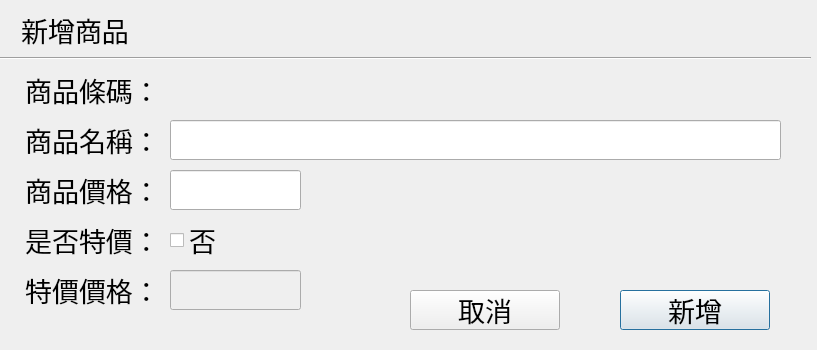
<?xml version="1.0" encoding="UTF-8"?>
<ui version="4.0">
 <class>AddNewProduct</class>
 <widget class="QDialog" name="AddNewProduct">
  <property name="geometry">
   <rect>
    <x>0</x>
    <y>0</y>
    <width>817</width>
    <height>350</height>
   </rect>
  </property>
  <property name="windowTitle">
   <string>Dialog</string>
  </property>
  <widget class="QLabel" name="label_2">
   <property name="geometry">
    <rect>
     <x>10</x>
     <y>10</y>
     <width>130</width>
     <height>40</height>
    </rect>
   </property>
   <property name="font">
    <font>
     <family>微軟正黑體</family>
     <pointsize>20</pointsize>
    </font>
   </property>
   <property name="text">
    <string>新增商品</string>
   </property>
   <property name="textFormat">
    <enum>Qt::AutoText</enum>
   </property>
   <property name="alignment">
    <set>Qt::AlignCenter</set>
   </property>
  </widget>
  <widget class="Line" name="line">
   <property name="geometry">
    <rect>
     <x>0</x>
     <y>50</y>
     <width>811</width>
     <height>16</height>
    </rect>
   </property>
   <property name="orientation">
    <enum>Qt::Horizontal</enum>
   </property>
  </widget>
  <widget class="QLabel" name="label_3">
   <property name="geometry">
    <rect>
     <x>10</x>
     <y>70</y>
     <width>165</width>
     <height>40</height>
    </rect>
   </property>
   <property name="font">
    <font>
     <family>微軟正黑體</family>
     <pointsize>20</pointsize>
    </font>
   </property>
   <property name="text">
    <string>商品條碼：</string>
   </property>
   <property name="textFormat">
    <enum>Qt::AutoText</enum>
   </property>
   <property name="alignment">
    <set>Qt::AlignCenter</set>
   </property>
  </widget>
  <widget class="QLabel" name="label_4">
   <property name="geometry">
    <rect>
     <x>10</x>
     <y>120</y>
     <width>165</width>
     <height>40</height>
    </rect>
   </property>
   <property name="font">
    <font>
     <family>微軟正黑體</family>
     <pointsize>20</pointsize>
    </font>
   </property>
   <property name="text">
    <string>商品名稱：</string>
   </property>
   <property name="textFormat">
    <enum>Qt::AutoText</enum>
   </property>
   <property name="alignment">
    <set>Qt::AlignCenter</set>
   </property>
  </widget>
  <widget class="QLabel" name="label_5">
   <property name="geometry">
    <rect>
     <x>10</x>
     <y>170</y>
     <width>165</width>
     <height>40</height>
    </rect>
   </property>
   <property name="font">
    <font>
     <family>微軟正黑體</family>
     <pointsize>20</pointsize>
    </font>
   </property>
   <property name="text">
    <string>商品價格：</string>
   </property>
   <property name="textFormat">
    <enum>Qt::AutoText</enum>
   </property>
   <property name="alignment">
    <set>Qt::AlignCenter</set>
   </property>
  </widget>
  <widget class="QLabel" name="label_6">
   <property name="geometry">
    <rect>
     <x>10</x>
     <y>220</y>
     <width>165</width>
     <height>40</height>
    </rect>
   </property>
   <property name="font">
    <font>
     <family>微軟正黑體</family>
     <pointsize>20</pointsize>
    </font>
   </property>
   <property name="text">
    <string>是否特價：</string>
   </property>
   <property name="textFormat">
    <enum>Qt::AutoText</enum>
   </property>
   <property name="alignment">
    <set>Qt::AlignCenter</set>
   </property>
  </widget>
  <widget class="QLabel" name="label_7">
   <property name="geometry">
    <rect>
     <x>10</x>
     <y>270</y>
     <width>165</width>
     <height>40</height>
    </rect>
   </property>
   <property name="font">
    <font>
     <family>微軟正黑體</family>
     <pointsize>20</pointsize>
    </font>
   </property>
   <property name="text">
    <string>特價價格：</string>
   </property>
   <property name="textFormat">
    <enum>Qt::AutoText</enum>
   </property>
   <property name="alignment">
    <set>Qt::AlignCenter</set>
   </property>
  </widget>
  <widget class="QLabel" name="product_code">
   <property name="geometry">
    <rect>
     <x>170</x>
     <y>70</y>
     <width>270</width>
     <height>40</height>
    </rect>
   </property>
   <property name="font">
    <font>
     <family>微軟正黑體 Light</family>
     <pointsize>20</pointsize>
    </font>
   </property>
   <property name="text">
    <string/>
   </property>
  </widget>
  <widget class="QLineEdit" name="product_name">
   <property name="geometry">
    <rect>
     <x>170</x>
     <y>120</y>
     <width>611</width>
     <height>40</height>
    </rect>
   </property>
   <property name="font">
    <font>
     <family>微軟正黑體 Light</family>
     <pointsize>18</pointsize>
    </font>
   </property>
   <property name="text">
    <string/>
   </property>
  </widget>
  <widget class="QLineEdit" name="product_price">
   <property name="geometry">
    <rect>
     <x>170</x>
     <y>170</y>
     <width>131</width>
     <height>40</height>
    </rect>
   </property>
   <property name="font">
    <font>
     <family>微軟正黑體 Light</family>
     <pointsize>20</pointsize>
    </font>
   </property>
   <property name="text">
    <string/>
   </property>
   <property name="alignment">
    <set>Qt::AlignCenter</set>
   </property>
  </widget>
  <widget class="QLineEdit" name="product_sale_price">
   <property name="enabled">
    <bool>false</bool>
   </property>
   <property name="geometry">
    <rect>
     <x>170</x>
     <y>270</y>
     <width>131</width>
     <height>40</height>
    </rect>
   </property>
   <property name="font">
    <font>
     <family>微軟正黑體 Light</family>
     <pointsize>20</pointsize>
    </font>
   </property>
   <property name="text">
    <string/>
   </property>
   <property name="alignment">
    <set>Qt::AlignCenter</set>
   </property>
  </widget>
  <widget class="QCheckBox" name="product_is_sale">
   <property name="geometry">
    <rect>
     <x>170</x>
     <y>220</y>
     <width>85</width>
     <height>40</height>
    </rect>
   </property>
   <property name="font">
    <font>
     <family>微軟正黑體 Light</family>
     <pointsize>20</pointsize>
    </font>
   </property>
   <property name="text">
    <string>否</string>
   </property>
  </widget>
  <widget class="QPushButton" name="btn_cancel">
   <property name="geometry">
    <rect>
     <x>410</x>
     <y>290</y>
     <width>150</width>
     <height>40</height>
    </rect>
   </property>
   <property name="font">
    <font>
     <family>微軟正黑體</family>
     <pointsize>20</pointsize>
    </font>
   </property>
   <property name="text">
    <string>取消</string>
   </property>
  </widget>
  <widget class="QPushButton" name="btn_add">
   <property name="geometry">
    <rect>
     <x>620</x>
     <y>290</y>
     <width>150</width>
     <height>40</height>
    </rect>
   </property>
   <property name="font">
    <font>
     <family>微軟正黑體</family>
     <pointsize>20</pointsize>
    </font>
   </property>
   <property name="text">
    <string>新增</string>
   </property>
   <property name="default">
    <bool>true</bool>
   </property>
  </widget>
 </widget>
 <resources/>
 <connections/>
</ui>
